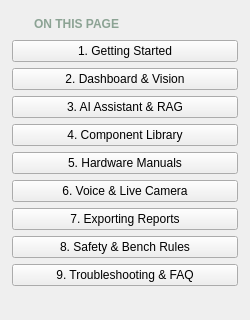
      <widget class="QFrame" name="tocCard">
       <property name="role" stdset="0">
        <string notr="true">tocCard</string>
       </property>
       <property name="minimumSize">
        <size>
         <width>250</width>
         <height>0</height>
        </size>
       </property>
       <property name="maximumSize">
        <size>
         <width>250</width>
         <height>16777215</height>
        </size>
       </property>
       <layout class="QVBoxLayout" name="tocLayout">
        <property name="spacing">
         <number>6</number>
        </property>
        <property name="leftMargin">
         <number>12</number>
        </property>
        <property name="topMargin">
         <number>14</number>
        </property>
        <property name="rightMargin">
         <number>12</number>
        </property>
        <property name="bottomMargin">
         <number>14</number>
        </property>
        <item>
         <layout class="QHBoxLayout" name="tocHeaderRow">
          <property name="spacing">
           <number>6</number>
          </property>
          <property name="leftMargin">
           <number>0</number>
          </property>
          <property name="topMargin">
           <number>0</number>
          </property>
          <property name="rightMargin">
           <number>0</number>
          </property>
          <property name="bottomMargin">
           <number>0</number>
          </property>
          <item>
           <widget class="QLabel" name="tocIcon">
            <property name="pixmap">
             <pixmap>icons/compass__00FF85__16.svg</pixmap>
            </property>
            <property name="alignment">
             <set>Qt::AlignCenter</set>
            </property>
            <property name="minimumSize">
             <size>
              <width>16</width>
              <height>16</height>
             </size>
            </property>
            <property name="maximumSize">
             <size>
              <width>16</width>
              <height>16</height>
             </size>
            </property>
           </widget>
          </item>
          <item>
           <widget class="QLabel" name="tocTitle">
            <property name="text">
             <string>ON THIS PAGE</string>
            </property>
            <property name="styleSheet">
             <string>font-size: 11.5px; font-weight: 800; color: #8ca394;</string>
            </property>
           </widget>
          </item>
          <item>
           <spacer name="tocHeaderSpacer">
            <property name="orientation">
             <enum>Qt::Horizontal</enum>
            </property>
            <property name="sizeHint" stdset="0">
             <size>
              <width>40</width>
              <height>20</height>
             </size>
            </property>
           </spacer>
          </item>
         </layout>
        </item>
        <item>
         <widget class="QPushButton" name="btnToc1">
          <property name="text">
           <string>1. Getting Started</string>
          </property>
          <property name="kind" stdset="0">
           <string notr="true">tocItemActive</string>
          </property>
          <property name="cursor">
           <cursorShape>PointingHandCursor</cursorShape>
          </property>
          <property name="icon">
           <iconset>icons/play__00FF85.svg<normaloff>icons/play__00FF85.svg</normaloff>
           </iconset>
          </property>
          <property name="iconSize">
           <size>
            <width>15</width>
            <height>15</height>
           </size>
          </property>
         </widget>
        </item>
        <item>
         <widget class="QPushButton" name="btnToc2">
          <property name="text">
           <string>2. Dashboard &amp;&amp; Vision</string>
          </property>
          <property name="kind" stdset="0">
           <string notr="true">tocItem</string>
          </property>
          <property name="cursor">
           <cursorShape>PointingHandCursor</cursorShape>
          </property>
          <property name="icon">
           <iconset>icons/layout-grid__8ca394.svg<normaloff>icons/layout-grid__8ca394.svg</normaloff>
           </iconset>
          </property>
          <property name="iconSize">
           <size>
            <width>15</width>
            <height>15</height>
           </size>
          </property>
         </widget>
        </item>
        <item>
         <widget class="QPushButton" name="btnToc3">
          <property name="text">
           <string>3. AI Assistant &amp;&amp; RAG</string>
          </property>
          <property name="kind" stdset="0">
           <string notr="true">tocItem</string>
          </property>
          <property name="cursor">
           <cursorShape>PointingHandCursor</cursorShape>
          </property>
          <property name="icon">
           <iconset>icons/message-square__8ca394.svg<normaloff>icons/message-square__8ca394.svg</normaloff>
           </iconset>
          </property>
          <property name="iconSize">
           <size>
            <width>15</width>
            <height>15</height>
           </size>
          </property>
         </widget>
        </item>
        <item>
         <widget class="QPushButton" name="btnToc4">
          <property name="text">
           <string>4. Component Library</string>
          </property>
          <property name="kind" stdset="0">
           <string notr="true">tocItem</string>
          </property>
          <property name="cursor">
           <cursorShape>PointingHandCursor</cursorShape>
          </property>
          <property name="icon">
           <iconset>icons/cpu__8ca394.svg<normaloff>icons/cpu__8ca394.svg</normaloff>
           </iconset>
          </property>
          <property name="iconSize">
           <size>
            <width>15</width>
            <height>15</height>
           </size>
          </property>
         </widget>
        </item>
        <item>
         <widget class="QPushButton" name="btnToc5">
          <property name="text">
           <string>5. Hardware Manuals</string>
          </property>
          <property name="kind" stdset="0">
           <string notr="true">tocItem</string>
          </property>
          <property name="cursor">
           <cursorShape>PointingHandCursor</cursorShape>
          </property>
          <property name="icon">
           <iconset>icons/book-open__8ca394.svg<normaloff>icons/book-open__8ca394.svg</normaloff>
           </iconset>
          </property>
          <property name="iconSize">
           <size>
            <width>15</width>
            <height>15</height>
           </size>
          </property>
         </widget>
        </item>
        <item>
         <widget class="QPushButton" name="btnToc6">
          <property name="text">
           <string>6. Voice &amp;&amp; Live Camera</string>
          </property>
          <property name="kind" stdset="0">
           <string notr="true">tocItem</string>
          </property>
          <property name="cursor">
           <cursorShape>PointingHandCursor</cursorShape>
          </property>
          <property name="icon">
           <iconset>icons/mic__8ca394.svg<normaloff>icons/mic__8ca394.svg</normaloff>
           </iconset>
          </property>
          <property name="iconSize">
           <size>
            <width>15</width>
            <height>15</height>
           </size>
          </property>
         </widget>
        </item>
        <item>
         <widget class="QPushButton" name="btnToc7">
          <property name="text">
           <string>7. Exporting Reports</string>
          </property>
          <property name="kind" stdset="0">
           <string notr="true">tocItem</string>
          </property>
          <property name="cursor">
           <cursorShape>PointingHandCursor</cursorShape>
          </property>
          <property name="icon">
           <iconset>icons/download__8ca394.svg<normaloff>icons/download__8ca394.svg</normaloff>
           </iconset>
          </property>
          <property name="iconSize">
           <size>
            <width>15</width>
            <height>15</height>
           </size>
          </property>
         </widget>
        </item>
        <item>
         <widget class="QPushButton" name="btnToc8">
          <property name="text">
           <string>8. Safety &amp;&amp; Bench Rules</string>
          </property>
          <property name="kind" stdset="0">
           <string notr="true">tocItem</string>
          </property>
          <property name="cursor">
           <cursorShape>PointingHandCursor</cursorShape>
          </property>
          <property name="icon">
           <iconset>icons/shield-alert__8ca394.svg<normaloff>icons/shield-alert__8ca394.svg</normaloff>
           </iconset>
          </property>
          <property name="iconSize">
           <size>
            <width>15</width>
            <height>15</height>
           </size>
          </property>
         </widget>
        </item>
        <item>
         <widget class="QPushButton" name="btnToc9">
          <property name="text">
           <string>9. Troubleshooting &amp;&amp; FAQ</string>
          </property>
          <property name="kind" stdset="0">
           <string notr="true">tocItem</string>
          </property>
          <property name="cursor">
           <cursorShape>PointingHandCursor</cursorShape>
          </property>
          <property name="icon">
           <iconset>icons/help-circle__8ca394.svg<normaloff>icons/help-circle__8ca394.svg</normaloff>
           </iconset>
          </property>
          <property name="iconSize">
           <size>
            <width>15</width>
            <height>15</height>
           </size>
          </property>
         </widget>
        </item>
        <item>
         <spacer name="tocSpacer">
          <property name="orientation">
           <enum>Qt::Vertical</enum>
          </property>
          <property name="sizeHint" stdset="0">
           <size>
            <width>40</width>
            <height>20</height>
           </size>
          </property>
         </spacer>
        </item>
       </layout>
      </widget>
